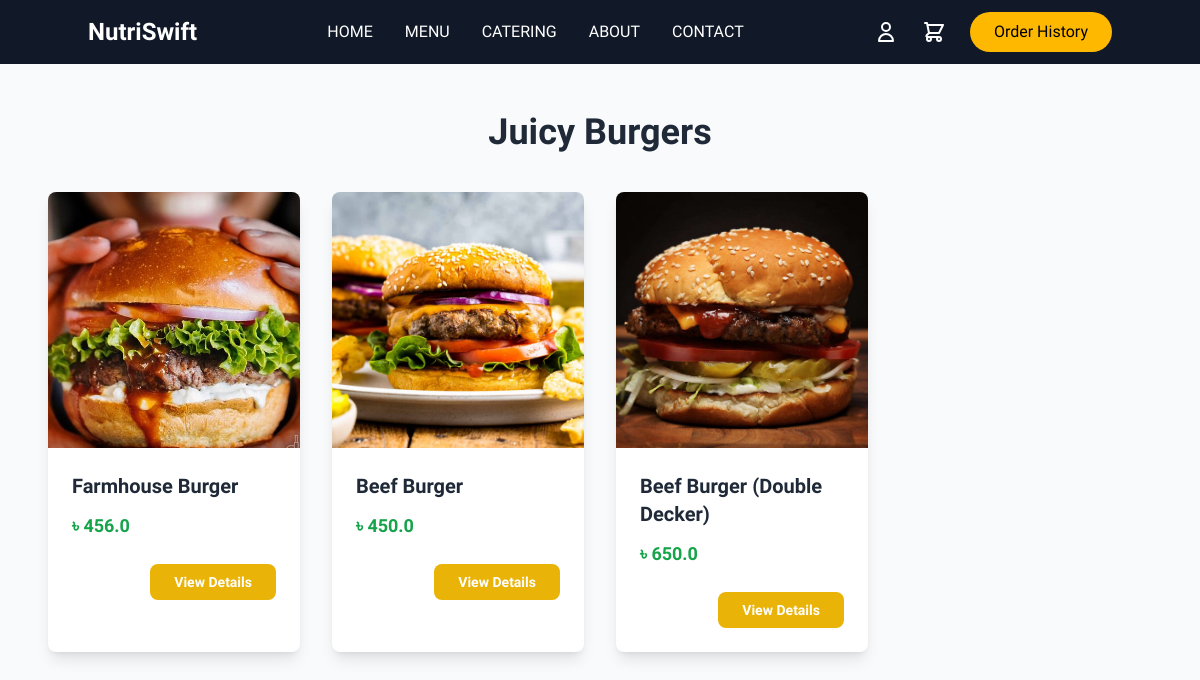
Screenshot of /burger/ with the database file from the repository.
### foodorder/models.py (models this page shows, shortened)
class Burger(models.Model):
    TYPE = (
        ('Veg', 'Veg'),
        ('Non-Veg', 'Non-Veg'),
    )
    name = models.CharField(max_length=100)
    price = models.FloatField()
    description = models.TextField()
    type = models.CharField(max_length=100, choices=TYPE)
    image = models.ImageField(upload_to='burger')

### foodorder/views.py (the view)
# urls.py: path('burger/', BurgerView, name='burger'),
def BurgerView(request):
    burgers = Burger.objects.all()
    return render(request, 'burger.html', {'burgers': burgers})

### templates/burger.html (shortened to what this page needs)
{% extends 'base.html' %}
{% block content %}
<div class="min-h-screen bg-gray-50 py-12 px-6 sm:px-8 lg:px-12">
    <h1 class="text-4xl font-bold text-center text-gray-800 mb-10">Juicy Burgers</h1>
    <div class="grid grid-cols-1 sm:grid-cols-2 lg:grid-cols-4 gap-8">
        {% for burger in burgers %}
        <a href="{% url 'product_detail' 'burger' burger.id %}" class="block bg-white rounded-lg shadow-lg overflow-hidden hover:shadow-2xl transition-shadow duration-300">
            <img src="{{ burger.image.url }}" alt="{{ burger.name }}" class="h-64 w-full object-cover">
            <div class="p-6">
                <h2 class="text-xl font-bold text-gray-800">{{ burger.name }}</h2>
                <p class="text-lg font-bold text-green-600 mt-3">৳ {{ burger.price }}</p>
                <div class="mt-6 flex justify-end">
                    <span class="px-6 py-2 bg-yellow-500 text-white text-sm font-semibold rounded-lg hover:bg-yellow-600 focus:outline-none">
                        View Details
                    </span>
                </div>
            </div>
        </a>
        {% endfor %}
    </div>
</div>
{% endblock %}

### templates/Base.html (style rules this page uses)
body { font-family: "Geist", sans-serif; }

### rows the page displays
Burger: image (picture), name "Farmhouse Burger", price "456.0"
Burger: image (picture), name "Beef Burger", price "450.0"
Burger: image (picture), name "Beef Burger (Double Decker)", price "650.0"
